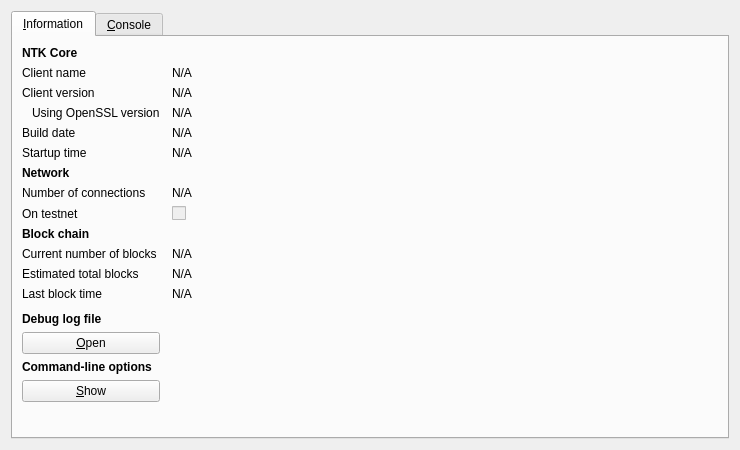
<?xml version="1.0" encoding="UTF-8"?>
<ui version="4.0">
 <class>RPCConsole</class>
 <widget class="QDialog" name="RPCConsole">
  <property name="geometry">
   <rect>
    <x>0</x>
    <y>0</y>
    <width>740</width>
    <height>450</height>
   </rect>
  </property>
  <property name="windowTitle">
   <string>NTK - Debug window</string>
  </property>
  <layout class="QVBoxLayout" name="verticalLayout_2">
   <item>
    <widget class="QTabWidget" name="tabWidget">
     <property name="currentIndex">
      <number>0</number>
     </property>
     <widget class="QWidget" name="tab_info">
      <attribute name="title">
       <string>&amp;Information</string>
      </attribute>
      <layout class="QGridLayout" name="gridLayout" columnstretch="0,1">
       <property name="horizontalSpacing">
        <number>12</number>
       </property>
       <item row="0" column="0">
        <widget class="QLabel" name="label_9">
         <property name="font">
          <font>
           <weight>75</weight>
           <bold>true</bold>
          </font>
         </property>
         <property name="text">
          <string>NTK Core</string>
         </property>
        </widget>
       </item>
       <item row="1" column="0">
        <widget class="QLabel" name="label_5">
         <property name="text">
          <string>Client name</string>
         </property>
        </widget>
       </item>
       <item row="1" column="1">
        <widget class="QLabel" name="clientName">
         <property name="cursor">
          <cursorShape>IBeamCursor</cursorShape>
         </property>
         <property name="text">
          <string>N/A</string>
         </property>
         <property name="textFormat">
          <enum>Qt::PlainText</enum>
         </property>
         <property name="textInteractionFlags">
          <set>Qt::LinksAccessibleByMouse|Qt::TextSelectableByKeyboard|Qt::TextSelectableByMouse</set>
         </property>
        </widget>
       </item>
       <item row="2" column="0">
        <widget class="QLabel" name="label_6">
         <property name="text">
          <string>Client version</string>
         </property>
        </widget>
       </item>
       <item row="2" column="1">
        <widget class="QLabel" name="clientVersion">
         <property name="cursor">
          <cursorShape>IBeamCursor</cursorShape>
         </property>
         <property name="text">
          <string>N/A</string>
         </property>
         <property name="textFormat">
          <enum>Qt::PlainText</enum>
         </property>
         <property name="textInteractionFlags">
          <set>Qt::LinksAccessibleByMouse|Qt::TextSelectableByKeyboard|Qt::TextSelectableByMouse</set>
         </property>
        </widget>
       </item>
       <item row="3" column="0">
        <widget class="QLabel" name="label_14">
         <property name="text">
          <string>Using OpenSSL version</string>
         </property>
         <property name="indent">
          <number>10</number>
         </property>
        </widget>
       </item>
       <item row="3" column="1">
        <widget class="QLabel" name="openSSLVersion">
         <property name="cursor">
          <cursorShape>IBeamCursor</cursorShape>
         </property>
         <property name="text">
          <string>N/A</string>
         </property>
         <property name="textFormat">
          <enum>Qt::PlainText</enum>
         </property>
         <property name="textInteractionFlags">
          <set>Qt::LinksAccessibleByMouse|Qt::TextSelectableByKeyboard|Qt::TextSelectableByMouse</set>
         </property>
        </widget>
       </item>
       <item row="4" column="0">
        <widget class="QLabel" name="label_12">
         <property name="text">
          <string>Build date</string>
         </property>
        </widget>
       </item>
       <item row="4" column="1">
        <widget class="QLabel" name="buildDate">
         <property name="cursor">
          <cursorShape>IBeamCursor</cursorShape>
         </property>
         <property name="text">
          <string>N/A</string>
         </property>
         <property name="textFormat">
          <enum>Qt::PlainText</enum>
         </property>
         <property name="textInteractionFlags">
          <set>Qt::LinksAccessibleByMouse|Qt::TextSelectableByKeyboard|Qt::TextSelectableByMouse</set>
         </property>
        </widget>
       </item>
       <item row="5" column="0">
        <widget class="QLabel" name="label_13">
         <property name="text">
          <string>Startup time</string>
         </property>
        </widget>
       </item>
       <item row="5" column="1">
        <widget class="QLabel" name="startupTime">
         <property name="cursor">
          <cursorShape>IBeamCursor</cursorShape>
         </property>
         <property name="text">
          <string>N/A</string>
         </property>
         <property name="textFormat">
          <enum>Qt::PlainText</enum>
         </property>
         <property name="textInteractionFlags">
          <set>Qt::LinksAccessibleByMouse|Qt::TextSelectableByKeyboard|Qt::TextSelectableByMouse</set>
         </property>
        </widget>
       </item>
       <item row="6" column="0">
        <widget class="QLabel" name="label_11">
         <property name="font">
          <font>
           <weight>75</weight>
           <bold>true</bold>
          </font>
         </property>
         <property name="text">
          <string>Network</string>
         </property>
        </widget>
       </item>
       <item row="7" column="0">
        <widget class="QLabel" name="label_7">
         <property name="text">
          <string>Number of connections</string>
         </property>
        </widget>
       </item>
       <item row="7" column="1">
        <widget class="QLabel" name="numberOfConnections">
         <property name="cursor">
          <cursorShape>IBeamCursor</cursorShape>
         </property>
         <property name="text">
          <string>N/A</string>
         </property>
         <property name="textFormat">
          <enum>Qt::PlainText</enum>
         </property>
         <property name="textInteractionFlags">
          <set>Qt::LinksAccessibleByMouse|Qt::TextSelectableByKeyboard|Qt::TextSelectableByMouse</set>
         </property>
        </widget>
       </item>
       <item row="8" column="0">
        <widget class="QLabel" name="label_8">
         <property name="text">
          <string>On testnet</string>
         </property>
        </widget>
       </item>
       <item row="8" column="1">
        <widget class="QCheckBox" name="isTestNet">
         <property name="enabled">
          <bool>false</bool>
         </property>
         <property name="text">
          <string/>
         </property>
        </widget>
       </item>
       <item row="9" column="0">
        <widget class="QLabel" name="label_10">
         <property name="font">
          <font>
           <weight>75</weight>
           <bold>true</bold>
          </font>
         </property>
         <property name="text">
          <string>Block chain</string>
         </property>
        </widget>
       </item>
       <item row="10" column="0">
        <widget class="QLabel" name="label_3">
         <property name="text">
          <string>Current number of blocks</string>
         </property>
        </widget>
       </item>
       <item row="10" column="1">
        <widget class="QLabel" name="numberOfBlocks">
         <property name="cursor">
          <cursorShape>IBeamCursor</cursorShape>
         </property>
         <property name="text">
          <string>N/A</string>
         </property>
         <property name="textFormat">
          <enum>Qt::PlainText</enum>
         </property>
         <property name="textInteractionFlags">
          <set>Qt::LinksAccessibleByMouse|Qt::TextSelectableByKeyboard|Qt::TextSelectableByMouse</set>
         </property>
        </widget>
       </item>
       <item row="11" column="0">
        <widget class="QLabel" name="label_4">
         <property name="text">
          <string>Estimated total blocks</string>
         </property>
        </widget>
       </item>
       <item row="11" column="1">
        <widget class="QLabel" name="totalBlocks">
         <property name="cursor">
          <cursorShape>IBeamCursor</cursorShape>
         </property>
         <property name="text">
          <string>N/A</string>
         </property>
         <property name="textFormat">
          <enum>Qt::PlainText</enum>
         </property>
         <property name="textInteractionFlags">
          <set>Qt::LinksAccessibleByMouse|Qt::TextSelectableByKeyboard|Qt::TextSelectableByMouse</set>
         </property>
        </widget>
       </item>
       <item row="12" column="0">
        <widget class="QLabel" name="label_2">
         <property name="text">
          <string>Last block time</string>
         </property>
        </widget>
       </item>
       <item row="12" column="1">
        <widget class="QLabel" name="lastBlockTime">
         <property name="cursor">
          <cursorShape>IBeamCursor</cursorShape>
         </property>
         <property name="text">
          <string>N/A</string>
         </property>
         <property name="textFormat">
          <enum>Qt::PlainText</enum>
         </property>
         <property name="textInteractionFlags">
          <set>Qt::LinksAccessibleByMouse|Qt::TextSelectableByKeyboard|Qt::TextSelectableByMouse</set>
         </property>
        </widget>
       </item>
       <item row="13" column="0">
        <spacer name="verticalSpacer_2">
         <property name="orientation">
          <enum>Qt::Vertical</enum>
         </property>
         <property name="sizeHint" stdset="0">
          <size>
           <width>20</width>
           <height>20</height>
          </size>
         </property>
        </spacer>
       </item>
       <item row="14" column="0">
        <widget class="QLabel" name="labelDebugLogfile">
         <property name="font">
          <font>
           <weight>75</weight>
           <bold>true</bold>
          </font>
         </property>
         <property name="text">
          <string>Debug log file</string>
         </property>
        </widget>
       </item>
       <item row="15" column="0">
        <widget class="QPushButton" name="openDebugLogfileButton">
         <property name="toolTip">
          <string>Open the NTK debug log file from the current data directory. This can take a few seconds for large log files.</string>
         </property>
         <property name="text">
          <string>&amp;Open</string>
         </property>
         <property name="autoDefault">
          <bool>false</bool>
         </property>
        </widget>
       </item>
       <item row="16" column="0">
        <widget class="QLabel" name="labelCLOptions">
         <property name="font">
          <font>
           <weight>75</weight>
           <bold>true</bold>
          </font>
         </property>
         <property name="text">
          <string>Command-line options</string>
         </property>
        </widget>
       </item>
       <item row="17" column="0">
        <widget class="QPushButton" name="showCLOptionsButton">
         <property name="toolTip">
          <string>Show the NTK-Qt help message to get a list with possible NTK command-line options.</string>
         </property>
         <property name="text">
          <string>&amp;Show</string>
         </property>
         <property name="autoDefault">
          <bool>false</bool>
         </property>
        </widget>
       </item>
       <item row="18" column="0">
        <spacer name="verticalSpacer">
         <property name="orientation">
          <enum>Qt::Vertical</enum>
         </property>
         <property name="sizeHint" stdset="0">
          <size>
           <width>20</width>
           <height>40</height>
          </size>
         </property>
        </spacer>
       </item>
      </layout>
     </widget>
     <widget class="QWidget" name="tab_console">
      <attribute name="title">
       <string>&amp;Console</string>
      </attribute>
      <layout class="QVBoxLayout" name="verticalLayout_3">
       <property name="spacing">
        <number>3</number>
       </property>
       <item>
        <widget class="QTextEdit" name="messagesWidget">
         <property name="minimumSize">
          <size>
           <width>0</width>
           <height>100</height>
          </size>
         </property>
         <property name="readOnly">
          <bool>true</bool>
         </property>
         <property name="tabKeyNavigation" stdset="0">
          <bool>false</bool>
         </property>
         <property name="columnCount" stdset="0">
          <number>2</number>
         </property>
        </widget>
       </item>
       <item>
        <layout class="QHBoxLayout" name="horizontalLayout">
         <property name="spacing">
          <number>3</number>
         </property>
         <item>
          <widget class="QLabel" name="label">
           <property name="text">
            <string notr="true">&gt;</string>
           </property>
          </widget>
         </item>
         <item>
          <widget class="QLineEdit" name="lineEdit"/>
         </item>
         <item>
          <widget class="QPushButton" name="clearButton">
           <property name="maximumSize">
            <size>
             <width>24</width>
             <height>24</height>
            </size>
           </property>
           <property name="toolTip">
            <string>Clear console</string>
           </property>
           <property name="text">
            <string/>
           </property>
           <property name="icon">
            <iconset resource="../bitcoin.qrc">
             <normaloff>:/icons/remove</normaloff>:/icons/remove</iconset>
           </property>
           <property name="shortcut">
            <string notr="true">Ctrl+L</string>
           </property>
           <property name="autoDefault">
            <bool>false</bool>
           </property>
          </widget>
         </item>
        </layout>
       </item>
      </layout>
     </widget>
    </widget>
   </item>
  </layout>
 </widget>
 <resources>
  <include location="../bitcoin.qrc"/>
 </resources>
 <connections/>
</ui>
